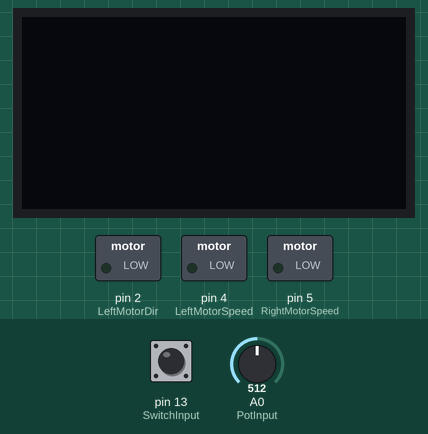
Simulated run of this sketch. Board: Arduino Uno, built with avr-gcc and run on an emulated ATmega328P. Shown: 128×64 one-colour display, switched loads named in the sketch (green lamp = pin HIGH). Inputs (shaded band) come from the test bench; at power-on: pin 13 (SwitchInput) HIGH, A0 (PotInput) = 512. What the sketch prints to the serial monitor is not drawn.

Above: at 0.1 s.
At 8.2 s:
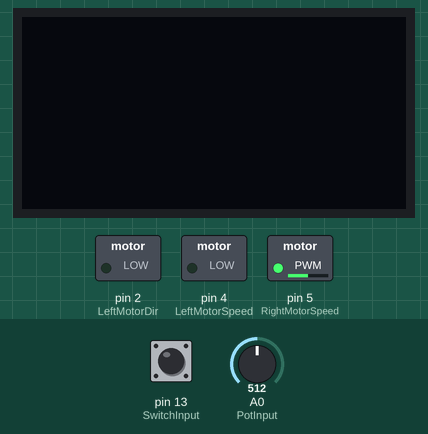
Timing chart, 0 to 9.7 s (numbered marks = the images above):
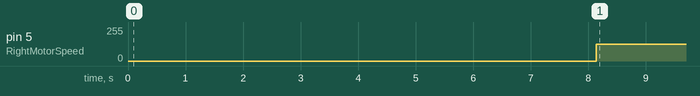

The sketch:

MotorochvarvtalstyrningeESPknapppotmeddisplay.ino
```cpp
#include <Wire.h>
#include <Adafruit_GFX.h>
#include <Adafruit_SSD1306.h>

typedef enum DriveStates {
Init,
Stop,
Frwd,
Bkwd
};

DriveStates DState;

byte PotInput = 0;
int PotValue;
byte SwitchInput = 13;
boolean SwitchOn;
byte Speed;

const byte RightMotorSpeed = 5;  //14
const byte RightMotorDir = 0;   //12
const byte LeftMotorSpeed = 4;  //13
const byte LeftMotorDir = 2;  //15

Adafruit_SSD1306 display(128, 64, &Wire,-1,400000UL,100000UL);

void setup() {
  Serial.begin(9600);
  pinMode(SwitchInput, INPUT);

  Wire.pins(14,12);

  display.begin(SSD1306_SWITCHCAPVCC, 0x3C);

  display.clearDisplay();
  display.display();

  display.setTextColor(WHITE);
  display.setTextSize(2,3);

  pinMode(RightMotorSpeed, OUTPUT);
  pinMode(LeftMotorSpeed, OUTPUT);
  pinMode(RightMotorDir, OUTPUT);
  pinMode(LeftMotorDir, OUTPUT);

  analogWrite(RightMotorSpeed, 0);
  analogWrite(LeftMotorSpeed, 0);
  DState = Init;
  }

void loop() {
  PotValue = analogRead(PotInput);
  Speed =map(PotValue,0,1023,0,255);
  SwitchOn = digitalRead(SwitchInput);
  Serial.print(SwitchOn);
  Serial.println(DState);
  Serial.print("/t");
  Serial.println(Speed);


  switch (DState) {
    case Init:
      display.clearDisplay();
      display.display();
      display.setTextSize(1,2);
      display.setCursor(30, 0);
      display.print("Läge");
      display.setTextSize(2,3);
      display.setCursor(30, 30);
      display.println(DState);
      /*display.setTextSize(2,3);
      display.setCursor(30, 60);
      display.println(PotValue);*/

      delay(5000);
      DState = Stop;
      break;

      case Stop:

      display.clearDisplay();
      display.display();
      display.setTextSize(1,2);
      display.setCursor(30, 0);
      display.print("Läge");
      display.setTextSize(2,3);
      display.setCursor(30, 30);
      display.println(DState);
     /*display.setTextSize(2,3);
      display.setCursor(30, 60);
      display.println(PotValue);*/

      delay(3000);
      if (!SwitchOn)
      {
        DState = Frwd;
      }
      else
      {
      DState = Bkwd;
      }
    break;

    case Frwd:
      display.clearDisplay();
      display.display();
      display.setTextSize(1,2);
      display.setCursor(30, 0);
      display.print("Läge");
      display.setTextSize(2,3);
      display.setCursor(30, 30);
      display.println(DState);
      /*display.setTextSize(2,3);
      display.setCursor(30, 60);
      display.println(PotValue);*/

      digitalWrite(RightMotorDir, HIGH);
      digitalWrite(LeftMotorDir, HIGH);
      analogWrite(RightMotorSpeed, Speed);
      analogWrite(LeftMotorSpeed, Speed);

      if (Speed < 10) DState = Stop;
    break;

    case Bkwd:
      display.clearDisplay();
      display.display();
      display.setTextSize(1,2);
      display.setCursor(30, 0);
      display.print("Läge");
      display.setTextSize(2,3);
      display.setCursor(30, 30);
      display.println(DState);
     /*display.setTextSize(2,3);
      display.setCursor(30, 60);
      display.println(PotValue);*/

      digitalWrite(RightMotorDir,LOW);
      digitalWrite(LeftMotorDir, LOW);
      analogWrite(RightMotorSpeed, Speed);
      analogWrite(LeftMotorSpeed, Speed);
      if (Speed < 10) DState = Stop;
    break;
  }
}
```

Measured:
- by itself, pin 5 (RightMotorSpeed): 0/255 → 127/255 at 8.1 s
